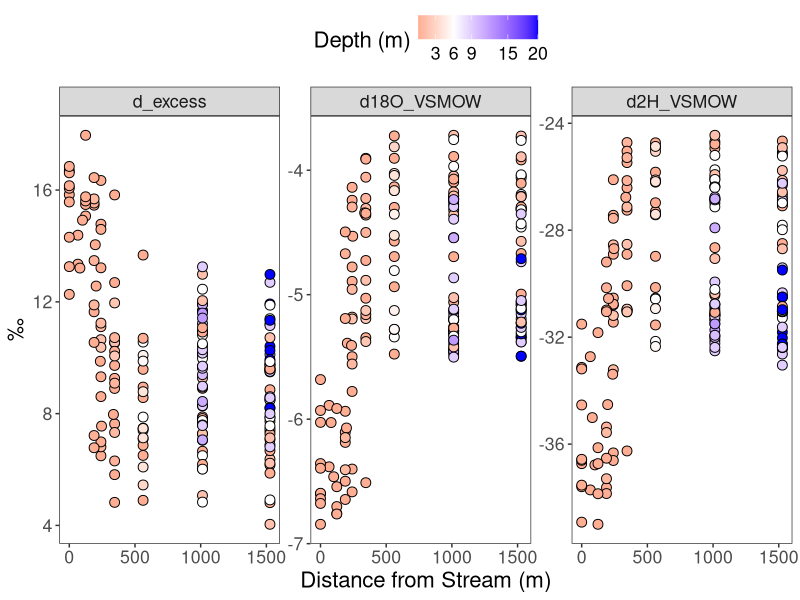
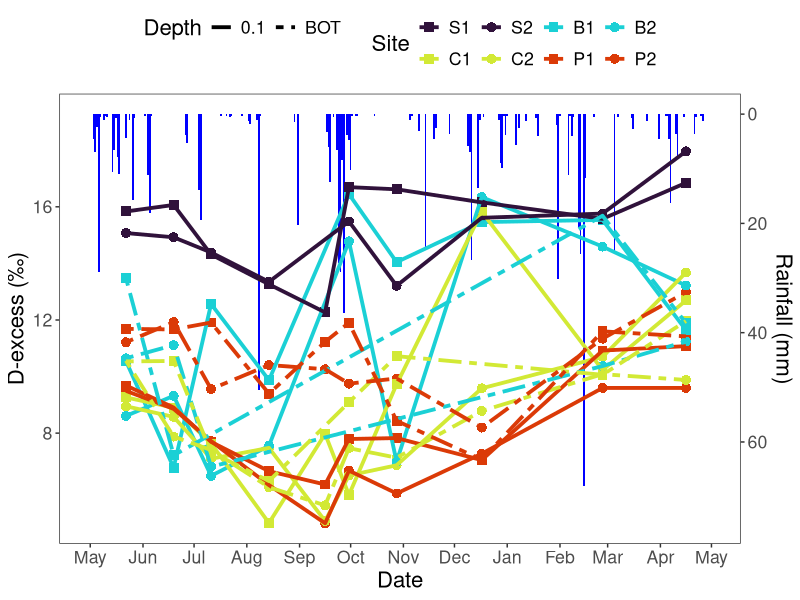
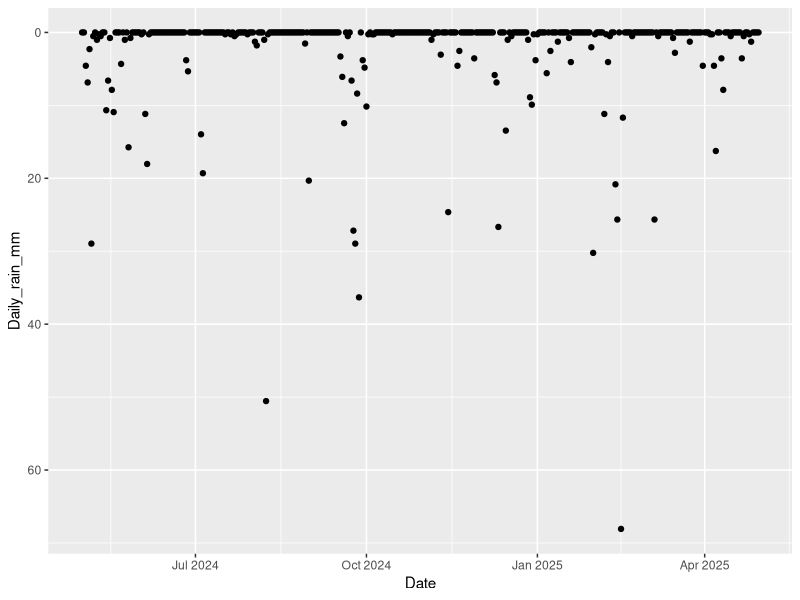
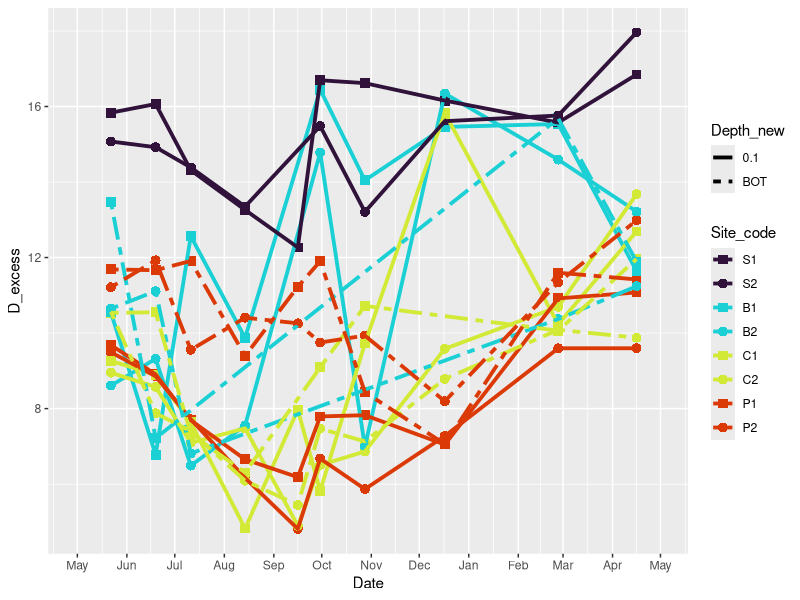
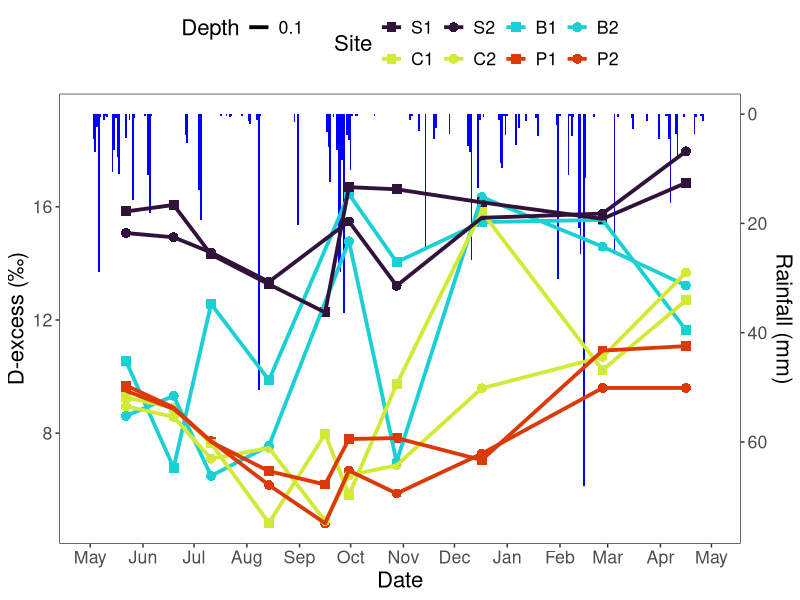
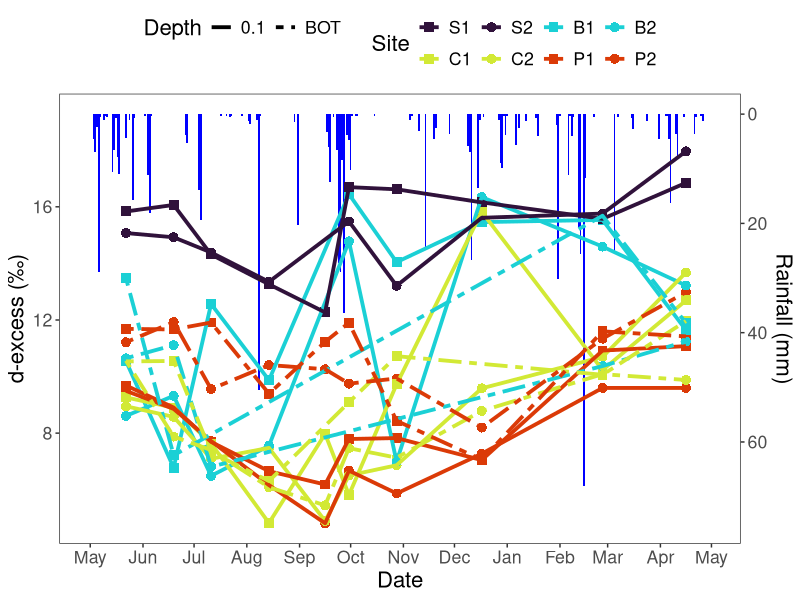
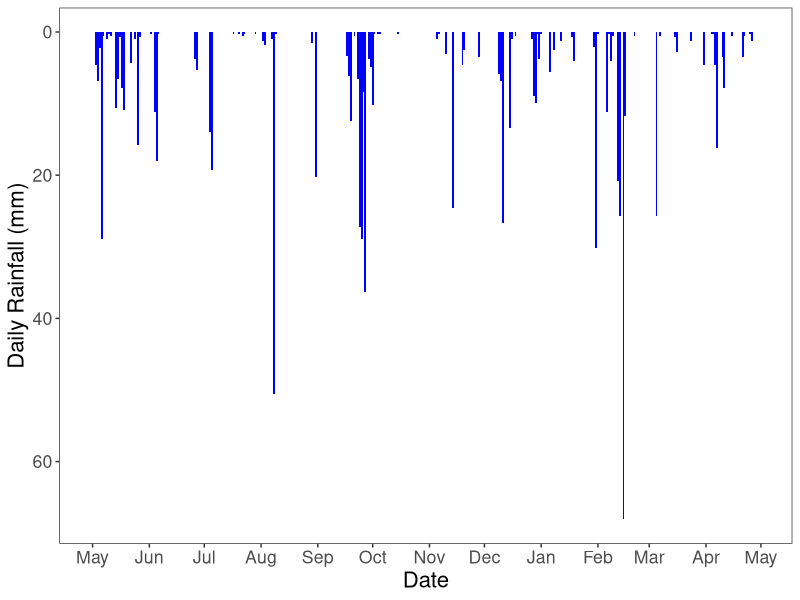

Write R code to recreate these figures, in order.
## ---- chunk 1
###packages 
library(tidyverse)

getwd()
##get data
hydro <- read_csv("../Data/Hydrology_Daily_Observed.csv") |> 
  filter(Date >= ymd("2024-05-01"),
         Date <= ymd("2025-04-30"))

chem <- read_csv("../Data/chemistry_joined_sensor_hydro.csv")

## ---- chunk 2
#plot over distance 
##d2H and d18O and D excess
isotopes_across_space_fig <- chem |> 
  dplyr::select(1:8, d18O_VSMOW, d2H_VSMOW, D_excess) |> 
  rename(d_excess = D_excess) |> 
  pivot_longer(-c(1:8)) |> 
  ggplot(aes(x = Distance, y = value, fill = Depth_m
  ))+
  geom_point(shape = 21, size = 3) + 
  #geom_point(data = iso_rain, mapping = aes(x = 1250, y = value, color = Date), size = 2, shape = 17)+
  facet_wrap(~name, scales = "free_y", nrow = 1)+
  theme_bw()+ theme(legend.position = "top", text = element_text(size = 16),
                    panel.grid.major = element_blank(), panel.grid.minor = element_blank())+
  labs(x= "Distance from Stream (m)", y = "\u2030",
       fill = "Depth (m)", color = "Rain")+
  scale_x_continuous(breaks = c(0, 500, 1000, 1500))+  
  scale_fill_gradient2(low = "red",  high ="blue",
                       midpoint = 6,  guide = "colourbar", breaks = c(3,6,9, 15, 20))

isotopes_across_space_fig

#ggsave("./Figures/Iso_overSpace_SI_fig.png", isotopes_across_space_fig, width = 7, height = 3.5, units = "in")

## ---- chunk 3

plot_iso_ts <- function(
    data,        # df with isotope data: Date, y_var, Site_code, Depth_new
    hydro,       # df with rain data: Date, Daily_rain_mm
    y_var,
    y_label,
    show_rain = TRUE,
    depths = c("0.1","BOT")
) {
  
  # Filter depths
  df <- data |> 
    filter(Depth_new %in% depths)
  
  # Compute scaling factor only if rain is shown
  if (show_rain) {
    max_y  <- max(df[[y_var]], na.rm = TRUE)
    min_y  <- min(df[[y_var]], na.rm = TRUE)
    y_range <- max_y - min_y
    max_r  <- max(hydro$Daily_rain_mm, na.rm = TRUE)
    scale_factor <- y_range / max_r
    
    # Buffer creates blank space between top of y data and rain bars
    buffer <- y_range * 0.10
    plot_max_y <- max_y + buffer
    
    # Ensure largest rain bar isn't clipped
    plot_min_y <- min(min_y, plot_max_y - (max_r * scale_factor))
  }
  
  # Base plot
  p <- ggplot(df, aes(x = Date))
  
  # Rain bars FIRST so they sit behind the isotope data
  if (show_rain) {
    p <- p +
      geom_rect(
        data = hydro,
        aes(
          xmin = Date - 0.5,
          xmax = Date + 0.5,
          ymin = plot_max_y,
          ymax = plot_max_y - (Daily_rain_mm * scale_factor)
        ),
        fill = "blue",
        alpha = 1,
        show.legend = FALSE
      ) +
      scale_y_continuous(
        limits = c(plot_min_y, plot_max_y),
        sec.axis = sec_axis(
          transform = ~ (plot_max_y - .) / scale_factor,
          name = "Rainfall (mm)"
        )
      )
  }
  
  # Isotope points + lines on top
  p <- p +
    geom_point(aes(y = .data[[y_var]],
                   color = Site_code,
                   shape = Site_code,
                   group = interaction(Site_code, Depth_new)),
               size = 3) +
    geom_line(aes(y = .data[[y_var]],
                  color = Site_code,
                  linetype = Depth_new,
                  group = interaction(Site_code, Depth_new)),
              size = 1.3)
  
  # Labels
  p <- p +
    labs(x = "Date",
         y = y_label,
         color = "Site",
         shape = "Site",
         linetype = "Depth")
  
  # Theme
  p <- p +
    theme_bw() +
    theme(
      legend.position = "top",
      text = element_text(size = 16),
      panel.grid.major = element_blank(),
      panel.grid.minor = element_blank()
    ) +
    guides(color = guide_legend(nrow = 2, byrow = TRUE))
  
  # Manual scales
  p <- p +
    scale_x_date(
      breaks = "1 month", date_labels = "%b",
      limits = as.Date(c("2024-05-01", "2025-04-30"))
    ) +
    scale_color_manual(values = site_colors, breaks = iso_levels_sites) +
    scale_shape_manual(values = site_shapes, breaks = iso_levels_sites) +
    scale_linetype_manual(values = c("0.1" = "solid", "BOT" = "twodash"))
  
  return(p)
} #end function 


## ---- chunk 4
##filter chem to surf and bot and make new Depth column
chem_df <- chem |> 
  select(1:6, d2H_VSMOW, d18O_VSMOW, D_excess, DOC_mgL, BIX) |> 
  mutate(Depth_new = as.character(ifelse(Site %in% c(98,96,92, 90) & Depth_m > 0.1, "BOT", Depth_m)),
         Depth_new = as.character(ifelse(Site %in% c(88,50) & Depth_m > 9, "BOT", Depth_new))
  ) |> 
  filter(Depth_new %in% c("0.1", "BOT")) 

## filter hydro to just rain
hydro_df <- hydro |> 
  select(Date, Daily_rain_mm)
  


## ---- chunk 5

#### set up levels 
iso_levels_sites <- c("S1","S2","B1","B2","C1","C2","P1","P2")

site_colors <- c("S1" = "#30123BFF", "S2" = "#30123BFF",
                 "B1" = "#1BD0D5FF", "B2" = "#1BD0D5FF",
                 "C1" = "#D2E935FF", "C2" = "#D2E935FF",
                 "P1" = "#DB3A07FF", "P2" = "#DB3A07FF")

site_shapes <- c("S1" = 15, "S2" = 16,
                 "B1" = 15, "B2" = 16,
                 "C1" = 15, "C2" = 16,
                 "P1" = 15, "P2" = 16)

## ---- chunk 6
#run function
plot_iso_ts(data = chem_df, hydro = hydro_df, 
                           y_var = "D_excess", y_label = "D-excess (‰)",
                               show_rain = TRUE,  depths = c("0.1","BOT"))

#plot rain as check
hydro_df |> ggplot(aes(x = Date, y = Daily_rain_mm))+ geom_point()+ scale_y_reverse()

#iso as check
chem_df |> 
  ggplot(aes(x = Date, y = D_excess))+
geom_point(aes(    color = Site_code,
                   shape = Site_code,
                   group = interaction(Site_code, Depth_new)),
               size = 3) +
    geom_line(aes(color = Site_code,
                  linetype = Depth_new,
                  group = interaction(Site_code, Depth_new)),
              size = 1.3)+
   scale_x_date(
      breaks = "1 month", date_labels = "%b",
      limits = as.Date(c("2024-05-01", "2025-04-30"))
    ) +
    scale_color_manual(values = site_colors, breaks = iso_levels_sites) +
    scale_shape_manual(values = site_shapes, breaks = iso_levels_sites) +
    scale_linetype_manual(values = c("0.1" = "solid", "BOT" = "twodash"))


## ---- chunk 7
#### Just surface 
iso_rain_surf <- plot_iso_ts(data = chem_df, hydro = hydro_df, 
                           y_var = "D_excess", y_label = "D-excess (‰)",
                               show_rain = TRUE,  depths = c("0.1"))

iso_rain_surf

# ggsave("../Figures/Iso_Rain_surf_MS_fig.png", iso_rain_surf, width = 6.5, height = 4, units = "in")



#### Surf and BOT 
iso_rain_surfbot <- plot_iso_ts(data = chem_df, hydro = hydro_df,
                    y_var = "D_excess",  y_label = "d-excess (\u2030)",
                    show_rain = TRUE,  depths = c("0.1","BOT"))

iso_rain_surfbot
# ggsave("./Figures/Iso_Rain_surfBOT_SI_fig.png", iso_rain_surfbot, width = 6.5, height = 5, units = "in")



## ---- chunk 8
iso_surf <- plot_iso_ts(data = chem_df, hydro = hydro_df,
                    y_var = "D_excess",  y_label = "d-excess (\u2030)",
                    show_rain = F,  depths = c("0.1"))

iso_surf_bot <- plot_iso_ts(data = chem_df, hydro = hydro_df,
                    y_var = "D_excess",  y_label = "d-excess (\u2030)",
                    show_rain = F,  depths = c("0.1","BOT"))


doc_surf <- plot_iso_ts(data = chem_df, hydro = hydro_df,
                    y_var = "DOC_mgL",  y_label = "DOC (mg/L)",
                    show_rain = TRUE,  depths = c("0.1"))
  

bix_surf <- plot_iso_ts(data = chem_df, hydro = hydro_df,
                    y_var = "BIX",  y_label = "BIX",
                    show_rain = F,  depths = c("0.1"))

## ---- chunk 9
#### First rain plot only TS upside down
rain_ts <- hydro_df |> 
  ggplot() +
  geom_col(aes(x = Date, y = Daily_rain_mm ),
           fill = "blue", width = 1,
           show.legend = FALSE) +
  scale_y_reverse()+
  scale_x_date(breaks = "1 month", date_labels = "%b",
      limits = as.Date(c("2024-05-01", "2025-04-30"))
    )+
  labs(x = "Date", y = "Daily Rainfall (mm)") +
   theme_bw() +
  theme(text = element_text(size = 16),
    panel.grid.major = element_blank(), panel.grid.minor = element_blank()) 

rain_ts
